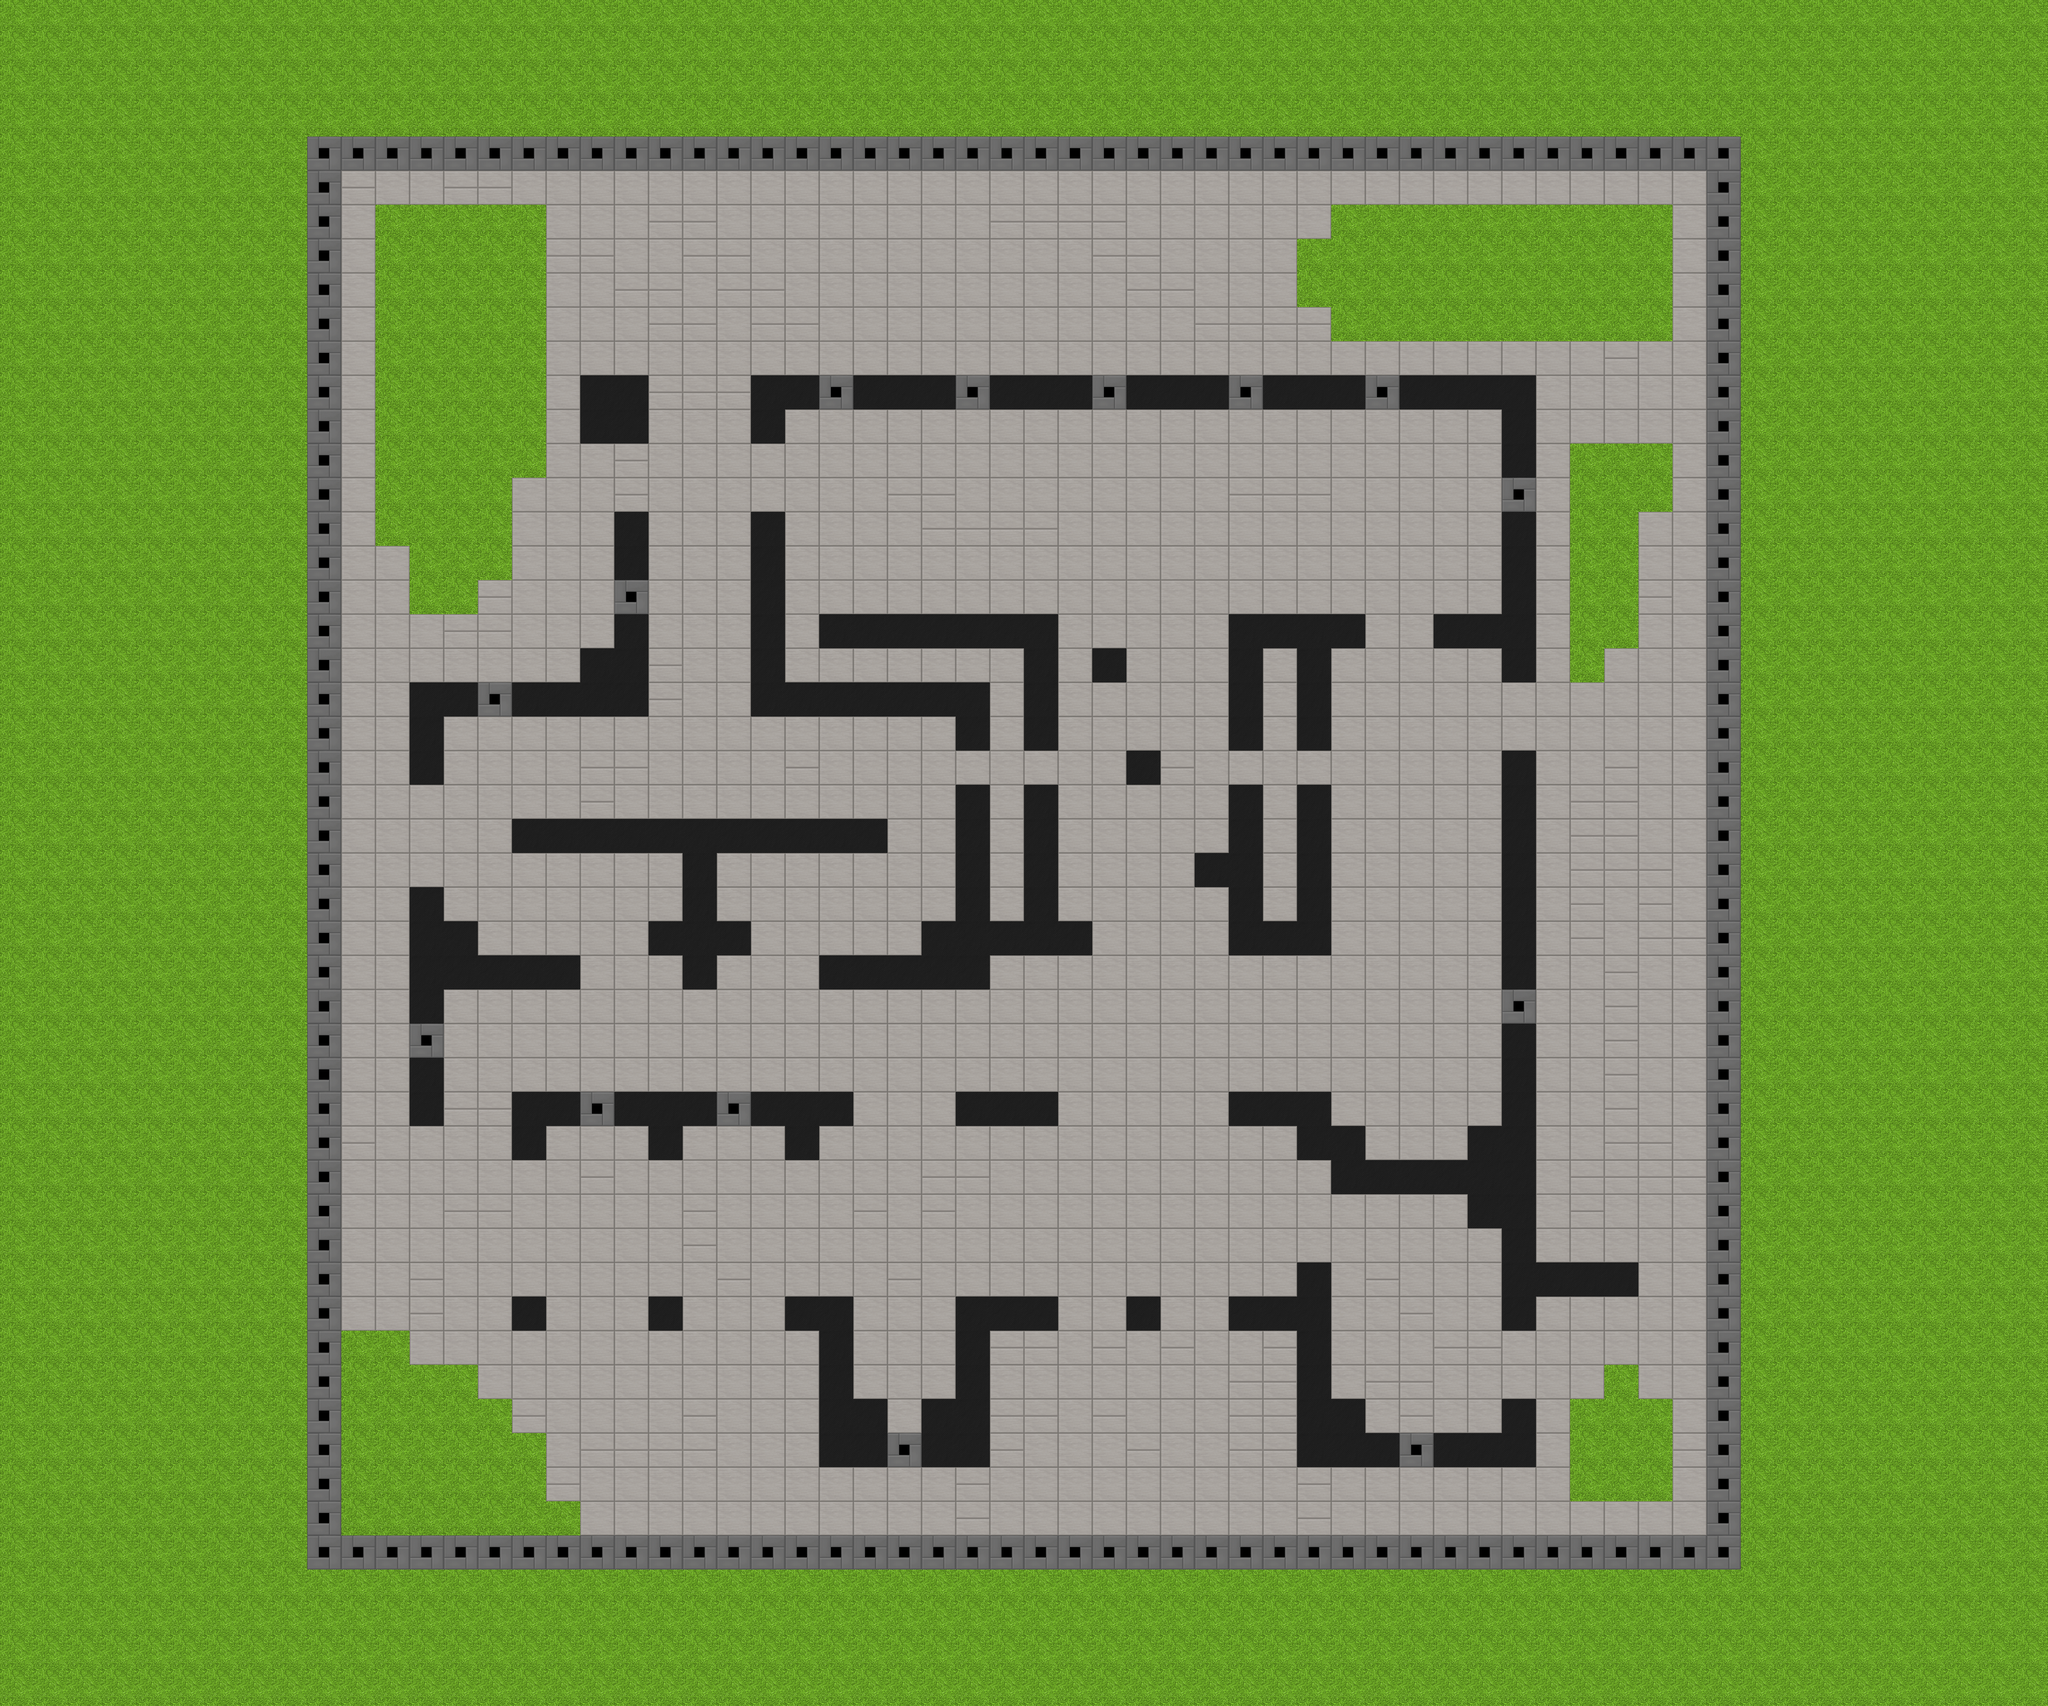

Below is a game level as drawn by its tile map, then a one-line description and the .tmx that defines it (tile-layer data replaced by summaries):
An orthogonal 60x50 tile map with 64x64 px tiles, 3 tile layers (decor, blockage, foregound), 2 tilesets and 35 objects (20x SPAWN, 15x POINTLIGHT).

<map version="1.0" orientation="orthogonal" renderorder="right-down" width="60" height="50" tilewidth="64" tileheight="64">
 <properties>
  <property name="NAMEMAP" value="Maya" />
  <property name="TYPEMAP" value="FFA" />
  <property name="VERSIONMAP" value="1" />
 </properties>
 <tileset firstgid="1" name="texturepack" tilewidth="64" tileheight="64" spacing="2" margin="2">
  <image source="texturepack.png" width="1024" height="1024" />
  <tile id="100">
   <properties>
    <property name="TRANSPARENT" value="true" />
   </properties>
  </tile>
 </tileset>
 <tileset firstgid="226" name="miscpack" tilewidth="64" tileheight="64" spacing="2" margin="2">
  <image source="miscpack.png" width="512" height="512" />
 </tileset>
 <layer name="decor" width="60" height="50">
  <data>[3000 cells, 2604 non-empty, 3 distinct tile ids]</data>
 </layer>
 <layer name="blockage" width="60" height="50">
  <data>[3000 cells, 396 non-empty, 2 distinct tile ids]</data>
 </layer>
 <layer name="foregound" width="60" height="50">
  <data>[3000 cells, 0 non-empty, 0 distinct tile ids]</data>
 </layer>
 <objectgroup name="element">
  <object name="spawn" type="SPAWN" gid="270" x="2130.67" y="2742.67" />
  <object name="spawn" type="SPAWN" gid="270" x="800" y="2197.06" />
  <object name="spawn" type="SPAWN" gid="270" x="1174" y="1698" />
  <object name="spawn" type="SPAWN" gid="270" x="1375" y="1697" />
  <object name="spawn" type="SPAWN" gid="270" x="992" y="1186" />
  <object name="spawn" type="SPAWN" gid="270" x="3101" y="419" />
  <object name="spawn" type="SPAWN" gid="270" x="2624" y="2135" />
  <object name="spawn" type="SPAWN" gid="270" x="2676" y="2379" />
  <object name="spawn" type="SPAWN" gid="270" x="2908" y="2082" />
  <object name="spawn" type="SPAWN" gid="270" x="2716" y="1116" />
  <object name="spawn" type="SPAWN" gid="270" x="1550" y="1114" />
  <object name="spawn" type="SPAWN" gid="270" x="1664" y="2624" />
  <object name="spawn" type="SPAWN" gid="270" x="2007.88" y="1690.91" />
  <object name="spawn" type="SPAWN" gid="270" x="686.667" y="430.303" />
  <object name="spawn" type="SPAWN" gid="270" x="698.788" y="2821.21" />
  <object name="spawn" type="SPAWN" gid="270" x="2150.3" y="857.576" />
  <object name="spawn" type="SPAWN" gid="270" x="1341.21" y="2187.88" />
  <object name="spawn" type="SPAWN" gid="270" x="868.485" y="1442.42" />
  <object name="spawn" type="SPAWN" gid="270" x="1692.73" y="1439.39" />
  <object name="spawn" type="SPAWN" gid="270" x="868.485" y="1984.85" />
  <object name="light" type="POINTLIGHT" gid="238" x="1280" y="1472">
   <properties>
    <property name="ColorA" value="0.5" />
    <property name="ColorB" value="1" />
    <property name="ColorG" value="1" />
    <property name="ColorR" value="1" />
    <property name="Distance" value="25" />
    <property name="Quality" value="800" />
    <property name="Soft" value="false" />
    <property name="Softness" value="1.2" />
    <property name="Static" value="true" />
    <property name="Xray" value="false" />
   </properties>
  </object>
  <object name="light" type="POINTLIGHT" gid="238" x="2112" y="2432">
   <properties>
    <property name="ColorA" value="0.5" />
    <property name="ColorB" value="1" />
    <property name="ColorG" value="1" />
    <property name="ColorR" value="1" />
    <property name="Distance" value="25" />
    <property name="Quality" value="800" />
    <property name="Soft" value="true" />
    <property name="Softness" value="1.2" />
    <property name="Static" value="true" />
    <property name="Xray" value="false" />
   </properties>
  </object>
  <object name="light" type="POINTLIGHT" gid="238" x="2624" y="2944">
   <properties>
    <property name="ColorA" value="0.5" />
    <property name="ColorB" value="1" />
    <property name="ColorG" value="1" />
    <property name="ColorR" value="1" />
    <property name="Distance" value="25" />
    <property name="Quality" value="800" />
    <property name="Soft" value="false" />
    <property name="Softness" value="1.2" />
    <property name="Static" value="true" />
    <property name="Xray" value="false" />
   </properties>
  </object>
  <object name="light" type="POINTLIGHT" gid="238" x="2752" y="832">
   <properties>
    <property name="ColorA" value="0.5" />
    <property name="ColorB" value="1" />
    <property name="ColorG" value="1" />
    <property name="ColorR" value="1" />
    <property name="Distance" value="25" />
    <property name="Quality" value="800" />
    <property name="Soft" value="false" />
    <property name="Softness" value="1.2" />
    <property name="Static" value="true" />
    <property name="Xray" value="false" />
   </properties>
  </object>
  <object name="light" type="POINTLIGHT" gid="238" x="1088" y="2176">
   <properties>
    <property name="ColorA" value="0.5" />
    <property name="ColorB" value="1" />
    <property name="ColorG" value="1" />
    <property name="ColorR" value="0" />
    <property name="Distance" value="25" />
    <property name="Quality" value="800" />
    <property name="Soft" value="false" />
    <property name="Softness" value="1.2" />
    <property name="Static" value="false" />
    <property name="Xray" value="false" />
   </properties>
  </object>
  <object name="light" type="POINTLIGHT" gid="238" x="576" y="1600">
   <properties>
    <property name="ColorA" value="0.5" />
    <property name="ColorB" value="1" />
    <property name="ColorG" value="1" />
    <property name="ColorR" value="1" />
    <property name="Distance" value="25" />
    <property name="Quality" value="800" />
    <property name="Soft" value="false" />
    <property name="Softness" value="1.2" />
    <property name="Static" value="true" />
    <property name="Xray" value="false" />
   </properties>
  </object>
  <object name="light" type="POINTLIGHT" gid="238" x="1664" y="2944">
   <properties>
    <property name="ColorA" value="0.5" />
    <property name="ColorB" value="1" />
    <property name="ColorG" value="1" />
    <property name="ColorR" value="1" />
    <property name="Distance" value="25" />
    <property name="Quality" value="800" />
    <property name="Soft" value="false" />
    <property name="Softness" value="1.2" />
    <property name="Static" value="true" />
    <property name="Xray" value="false" />
   </properties>
  </object>
  <object name="light" type="POINTLIGHT" gid="238" x="3200" y="2944">
   <properties>
    <property name="ColorA" value="0.5" />
    <property name="ColorB" value="1" />
    <property name="ColorG" value="1" />
    <property name="ColorR" value="1" />
    <property name="Distance" value="25" />
    <property name="Quality" value="800" />
    <property name="Soft" value="false" />
    <property name="Softness" value="1.2" />
    <property name="Static" value="true" />
    <property name="Xray" value="false" />
   </properties>
  </object>
  <object name="light" type="POINTLIGHT" gid="238" x="576" y="2944">
   <properties>
    <property name="ColorA" value="0.5" />
    <property name="ColorB" value="1" />
    <property name="ColorG" value="1" />
    <property name="ColorR" value="1" />
    <property name="Distance" value="25" />
    <property name="Quality" value="800" />
    <property name="Soft" value="false" />
    <property name="Softness" value="1.2" />
    <property name="Static" value="true" />
    <property name="Xray" value="false" />
   </properties>
  </object>
  </objectgroup>
</map>
<!-- 6 of 35 objects omitted -->
